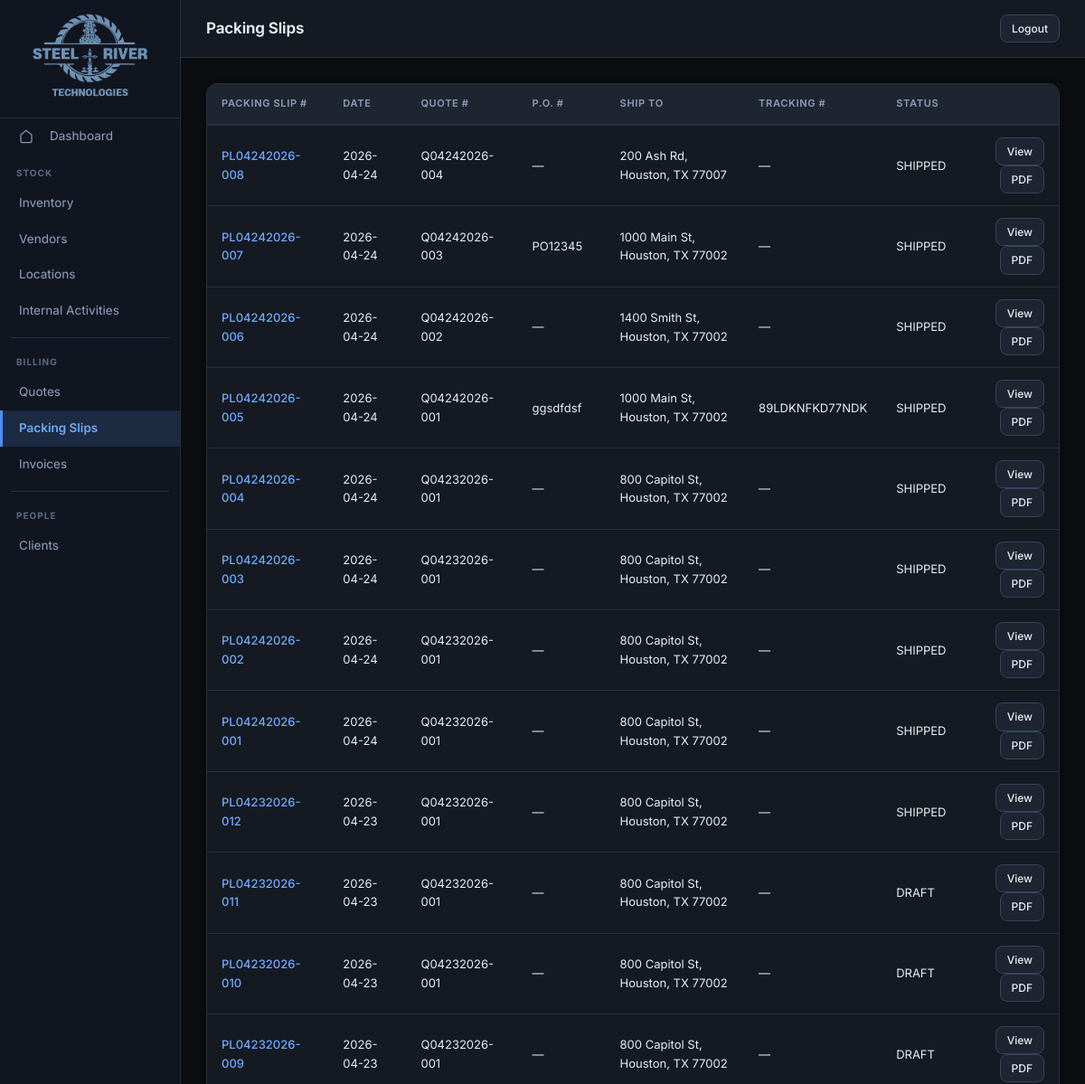
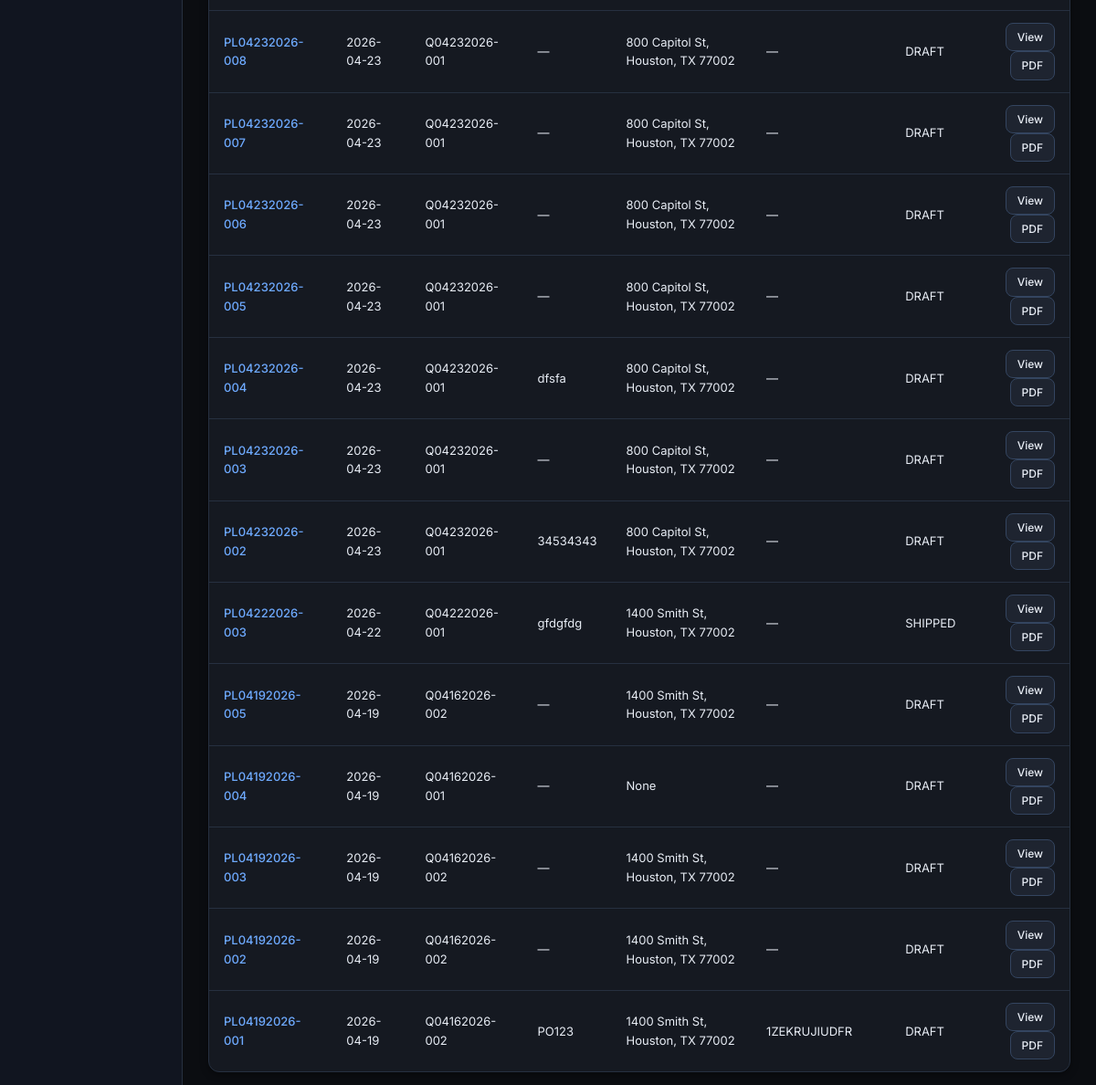
The page /packing-slips/ on the database its author committed (2 pictures, top to bottom).
### tables this page shows
CREATE TABLE Packing_Slip (
    packing_slip_number  TEXT PRIMARY KEY,
    quote_number         TEXT REFERENCES Quote(quote_number),
    packing_slip_date    TEXT,
    po_number            TEXT,
    ship_via             TEXT,
    delivered_by         TEXT,
    ship_from            TEXT,
    ship_to              TEXT,
    client_id            TEXT REFERENCES Clients(client_id),
    created_by TEXT,
    created_at TEXT,
    modified_by TEXT,
    modified_at TEXT,
    tracking_number TEXT
, status TEXT DEFAULT 'DRAFT');

### app/routes/packing_slips.py (the view)
@router.get("/", response_class=HTMLResponse)
def pl_list(request: Request):
    db = get_db()
    pl_list = db.execute(
        "SELECT * FROM Packing_Slip ORDER BY created_at DESC"
    ).fetchall()
    close_db()
    return templates.TemplateResponse(
        "packing_slips/list.html", {"request": request, "packing_slips": pl_list}
    )

### app/templates/packing_slips/list.html (shortened to what this page needs)
{% extends "base.html" %}
{% block page_title %}Packing Slips{% endblock %}
{% set active = "packing_slips" %}
{% block content %}
{% if packing_slips %}
<div class="table-wrap">
<table>
  <thead>
    <tr>
      <th>Packing Slip #</th>
      <th>Date</th>
      <th>Quote #</th>
      <th>P.O. #</th>
      <th>Ship To</th>
      <th>Tracking #</th>
      <th>Status</th>
      <th></th>
    </tr>
  </thead>
  <tbody>
  {% for pl in packing_slips %}
  <tr>
    <td><a href="/packing-slips/{{ pl.packing_slip_number }}">{{ pl.packing_slip_number }}</a></td>
    <td>{{ pl.packing_slip_date or "—" }}</td>
    <td>{{ pl.quote_number or "—" }}</td>
    <td>{{ pl.po_number or "—" }}</td>
    <td>{{ pl.ship_to or "—" }}</td>
    <td>{{ pl.tracking_number or "—" }}</td>
    <td>{{ pl.status or "DRAFT" }}</td>
    <td style="text-align:right;">
      <a href="/packing-slips/{{ pl.packing_slip_number }}" class="btn btn-sm">View</a>
      <a href="/packing-slips/{{ pl.packing_slip_number }}/pdf" class="btn btn-sm" target="_blank">PDF</a>
    </td>
  </tr>
  {% endfor %}
  </tbody>
</table>
</div>
{% else %}
<div class="empty-state">
  <div style="font-size: 48px; margin-bottom: 16px;">📦</div>
  <h2>No packing slips yet</h2>
  <p>Packing slips are created from accepted quotes.</p>
</div>
{% endif %}
{% endblock %}

### app/static/css/main.css (style rules this page uses)
:root { --bg: #0b0d11; --surface: #151921; --surface2: #1e2430; --surface3: #283040; --surface-hover:#263040; --sidebar-bg: #111520; --sidebar-hover:#1a2235; --sidebar-active:#1c2a42; --border: #263040; --border2: #344560; --border-light:#45567a; --text: #e8edf5; --text2: #8899b4; --text3: #5a6b85; --text-muted: #3d4e68; --accent: #4a90f4; --accent2: #6eaaff; --accent-bg: rgba(74, 144, 244, 0.12); --accent-border:rgba(74, 144, 244, 0.35); --red: #f05545; --red-soft: #ff8a80; --red-bg: rgba(240, 85, 69, 0.12); --green: #2ecc71; --green-soft: #7defa0; --green-bg: rgba(46, 204, 113, 0.12); --amber: #f5a623; --amber-soft: #ffd166; --amber-bg: rgba(245, 166, 35, 0.12); --purple: #b07af5; --purple-bg: rgba(176, 122, 245, 0.12); --cyan: #26d9e6; --cyan-bg: rgba(38, 217, 230, 0.12); --font: 'Inter', system-ui, -apple-system, sans-serif; --mono: 'JetBrains Mono', 'Consolas', monospace; --radius: 8px; --radius-lg: 12px; --radius-xl: 16px; --shadow: 0 2px 8px rgba(0,0,0,0.4); --shadow-lg: 0 8px 24px rgba(0,0,0,0.5); --shadow-glow: 0 0 24px rgba(74, 144, 244, 0.15); --transition-fast: 0.15s cubic-bezier(0.4, 0, 0.2, 1); --transition: 0.2s cubic-bezier(0.4, 0, 0.2, 1); }
*, *::before, *::after { box-sizing: border-box; margin: 0; padding: 0; }
html, body { height: 100%; background: var(--bg); color: var(--text); font-family: var(--font); font-size: 14px; line-height: 1.6; -webkit-font-smoothing: antialiased; -moz-osx-font-smoothing: grayscale; }
a { color: var(--accent2); text-decoration: none; transition: color var(--transition-fast); }
.btn { display: inline-flex; align-items: center; gap: 6px; padding: 8px 16px; font-size: 13px; font-family: var(--font); font-weight: 500; border-radius: var(--radius); cursor: pointer; border: 1px solid var(--border2); background: var(--surface2); color: var(--text); text-decoration: none; transition: all var(--transition); white-space: nowrap; }
.btn-sm { padding: 5px 12px; font-size: 12px; }
.table-wrap { overflow-x: auto; border: 1px solid var(--border); border-radius: var(--radius-lg); background: var(--surface); box-shadow: var(--shadow); }
table { width: 100%; border-collapse: collapse; }
thead th { background: var(--surface2); color: var(--text2); font-size: 11px; font-weight: 650; letter-spacing: 0.06em; text-transform: uppercase; padding: 13px 16px; text-align: left; border-bottom: 2px solid var(--border); white-space: nowrap; }
tbody tr { border-bottom: 1px solid var(--border); transition: background var(--transition-fast); }
tbody tr:last-child { border-bottom: none; }
tbody td { padding: 13px 16px; font-size: 13px; color: var(--text); vertical-align: middle; }
td a { color: var(--accent2); text-decoration: none; font-weight: 500; }

### rows shown on the page
Packing_Slip: packing_slip_number "PL04242026-008", packing_slip_date "2026-04-24", quote_number "Q04242026-004", po_number "—", ship_to "200 Ash Rd, Houston, TX 77007", tracking_number "—", status "SHIPPED"
Packing_Slip: packing_slip_number "PL04242026-007", packing_slip_date "2026-04-24", quote_number "Q04242026-003", po_number "PO12345", ship_to "1000 Main St, Houston, TX 77002", tracking_number "—", status "SHIPPED"
Packing_Slip: packing_slip_number "PL04242026-006", packing_slip_date "2026-04-24", quote_number "Q04242026-002", po_number "—", ship_to "1400 Smith St, Houston, TX 77002", tracking_number "—", status "SHIPPED"
Packing_Slip: packing_slip_number "PL04242026-005", packing_slip_date "2026-04-24", quote_number "Q04242026-001", po_number "ggsdfdsf", ship_to "1000 Main St, Houston, TX 77002", tracking_number "89LDKNFKD77NDK", status "SHIPPED"
Packing_Slip: packing_slip_number "PL04242026-004", packing_slip_date "2026-04-24", quote_number "Q04232026-001", po_number "—", ship_to "800 Capitol St, Houston, TX 77002", tracking_number "—", status "SHIPPED"
Packing_Slip: packing_slip_number "PL04242026-003", packing_slip_date "2026-04-24", quote_number "Q04232026-001", po_number "—", ship_to "800 Capitol St, Houston, TX 77002", tracking_number "—", status "SHIPPED"
Packing_Slip: packing_slip_number "PL04242026-002", packing_slip_date "2026-04-24", quote_number "Q04232026-001", po_number "—", ship_to "800 Capitol St, Houston, TX 77002", tracking_number "—", status "SHIPPED"
Packing_Slip: packing_slip_number "PL04242026-001", packing_slip_date "2026-04-24", quote_number "Q04232026-001", po_number "—", ship_to "800 Capitol St, Houston, TX 77002", tracking_number "—", status "SHIPPED"
Packing_Slip: packing_slip_number "PL04232026-012", packing_slip_date "2026-04-23", quote_number "Q04232026-001", po_number "—", ship_to "800 Capitol St, Houston, TX 77002", tracking_number "—", status "SHIPPED"
Packing_Slip: packing_slip_number "PL04232026-011", packing_slip_date "2026-04-23", quote_number "Q04232026-001", po_number "—", ship_to "800 Capitol St, Houston, TX 77002", tracking_number "—", status "DRAFT"
Packing_Slip: packing_slip_number "PL04232026-010", packing_slip_date "2026-04-23", quote_number "Q04232026-001", po_number "—", ship_to "800 Capitol St, Houston, TX 77002", tracking_number "—", status "DRAFT"
Packing_Slip: packing_slip_number "PL04232026-009", packing_slip_date "2026-04-23", quote_number "Q04232026-001", po_number "—", ship_to "800 Capitol St, Houston, TX 77002", tracking_number "—", status "DRAFT"
Packing_Slip: packing_slip_number "PL04232026-008", packing_slip_date "2026-04-23", quote_number "Q04232026-001", po_number "—", ship_to "800 Capitol St, Houston, TX 77002", tracking_number "—", status "DRAFT"
Packing_Slip: packing_slip_number "PL04232026-007", packing_slip_date "2026-04-23", quote_number "Q04232026-001", po_number "—", ship_to "800 Capitol St, Houston, TX 77002", tracking_number "—", status "DRAFT"
Packing_Slip: packing_slip_number "PL04232026-006", packing_slip_date "2026-04-23", quote_number "Q04232026-001", po_number "—", ship_to "800 Capitol St, Houston, TX 77002", tracking_number "—", status "DRAFT"
Packing_Slip: packing_slip_number "PL04232026-005", packing_slip_date "2026-04-23", quote_number "Q04232026-001", po_number "—", ship_to "800 Capitol St, Houston, TX 77002", tracking_number "—", status "DRAFT"
Packing_Slip: packing_slip_number "PL04232026-004", packing_slip_date "2026-04-23", quote_number "Q04232026-001", po_number "dfsfa", ship_to "800 Capitol St, Houston, TX 77002", tracking_number "—", status "DRAFT"
Packing_Slip: packing_slip_number "PL04232026-003", packing_slip_date "2026-04-23", quote_number "Q04232026-001", po_number "—", ship_to "800 Capitol St, Houston, TX 77002", tracking_number "—", status "DRAFT"
Packing_Slip: packing_slip_number "PL04232026-002", packing_slip_date "2026-04-23", quote_number "Q04232026-001", po_number "34534343", ship_to "800 Capitol St, Houston, TX 77002", tracking_number "—", status "DRAFT"
Packing_Slip: packing_slip_number "PL04222026-003", packing_slip_date "2026-04-22", quote_number "Q04222026-001", po_number "gfdgfdg", ship_to "1400 Smith St, Houston, TX 77002", tracking_number "—", status "SHIPPED"
Packing_Slip: packing_slip_number "PL04192026-005", packing_slip_date "2026-04-19", quote_number "Q04162026-002", po_number "—", ship_to "1400 Smith St, Houston, TX 77002", tracking_number "—", status "DRAFT"
Packing_Slip: packing_slip_number "PL04192026-004", packing_slip_date "2026-04-19", quote_number "Q04162026-001", po_number "—", ship_to "None", tracking_number "—", status "DRAFT"
Packing_Slip: packing_slip_number "PL04192026-003", packing_slip_date "2026-04-19", quote_number "Q04162026-002", po_number "—", ship_to "1400 Smith St, Houston, TX 77002", tracking_number "—", status "DRAFT"
Packing_Slip: packing_slip_number "PL04192026-002", packing_slip_date "2026-04-19", quote_number "Q04162026-002", po_number "—", ship_to "1400 Smith St, Houston, TX 77002", tracking_number "—", status "DRAFT"
Packing_Slip: packing_slip_number "PL04192026-001", packing_slip_date "2026-04-19", quote_number "Q04162026-002", po_number "PO123", ship_to "1400 Smith St, Houston, TX 77002", tracking_number "1ZEKRUJIUDFR", status "DRAFT"
